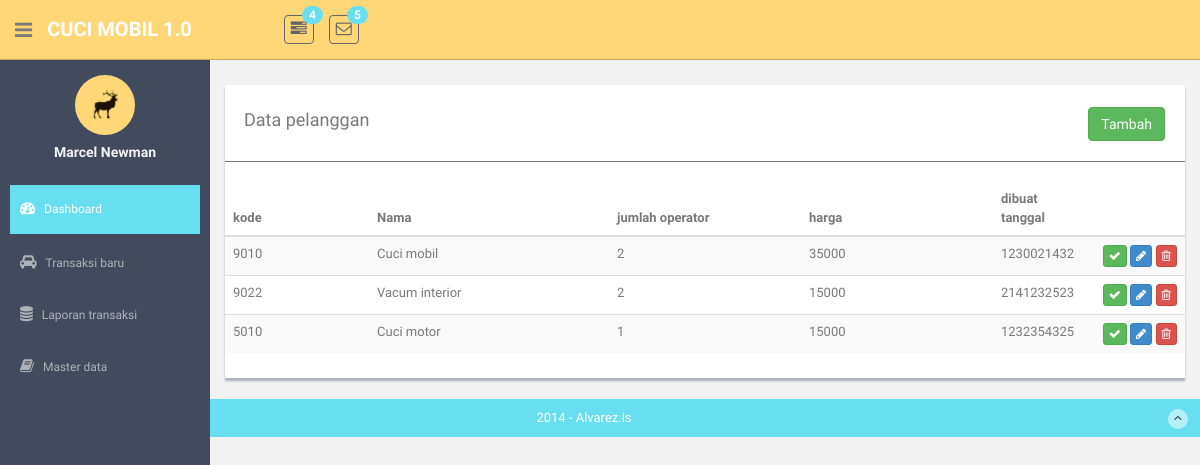
Page /services on the earlier database version.
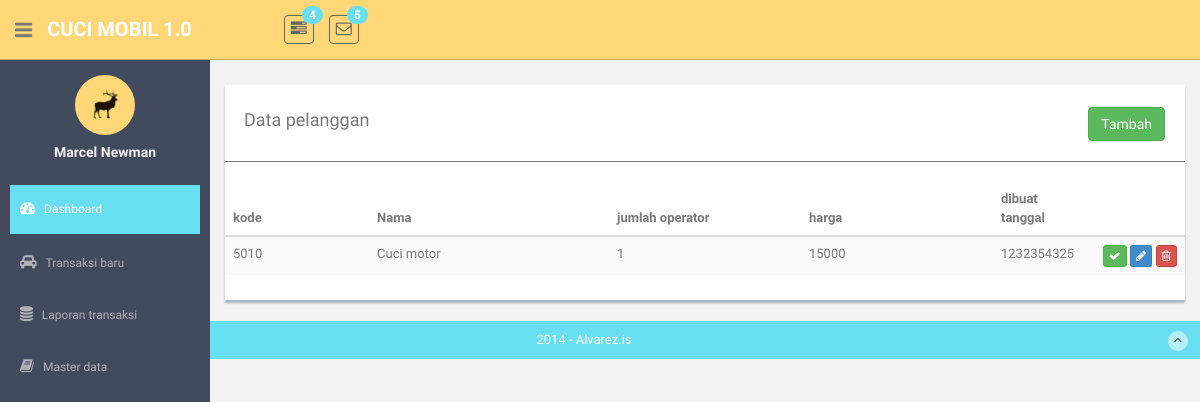
Same page on the later database version.
### model/Services.py (models this page shows)
class Services(Model):
    id = IntegerField()
    code = CharField()
    name = CharField()
    price = IntegerField()
    many_operators = IntegerField()
    created_on = CharField()
    class Meta:
        database = db

### routes_services.py (the view)
@app.route("/services", methods=["GET"])
def services():
    services = ServicesController.list_services()
    return render_template('references/services/services-list.html', services=services)

### controller/ServicesController.py (called while the page is built)
    @staticmethod
    def list_services():
        return Services.select()

### templates/references/services/services-list.html (shortened to what this page needs)
{% extends "layout.html" %}
{% block content %}
<div class="row mt">
      <div class="col-md-12">
          <div class="content-panel">
              <table class="table table-striped table-advance table-hover">
                <div >
                    <div style="float:left;"><h4>&nbsp; Data pelanggan</h4></div>
                    <div class="pull-right" style="padding-top:7px;padding-right:20px;">
                        <button class="btn btn-success " onclick="javscript:openModal(0)">Tambah</button>
                    </div>
                </div>
                <hr/>
                  <thead>
                  <tr>
                      <th width="15%"> kode</th>
                      <th width="25%"> Nama</th>
                      <th width="20%"> jumlah operator</th>
                      <th width="20%"> harga</th>
                      <th width="10%"> dibuat tanggal</th>
                      <th width="20%"></th>
                  </tr>
                  </thead>
                  <tbody>
                  {% for item in services %}
                  <tr>
                      <td>{{ item.code }} </td>
                      <td>{{ item.name }} </td>
                      <td>{{ item.many_operators }} </td>
                      <td>{{ item.price }} </td>
                      <td>{{ item.created_on }} </td>
                      <td align="right">
                          <button class="btn btn-success btn-xs"><i class="fa fa-check"></i></button>
                          <button class="btn btn-primary btn-xs"  onclick="javscript:openModal({{ item.id }})"><i class="fa fa-pencil"></i></button>
                          <button class="btn btn-danger btn-xs" onclick="javscript:deleteRecord({{ item.id }})"><i class="fa fa-trash-o "></i></button>
                      </td>
                  </tr>
                 {% endfor %}
                  </tbody>
              </table>
          </div>
      </div>
  </div>
{% endblock %}

### templates/layout.html (shortened to what this page needs)
<!DOCTYPE html>
<html lang="en">
  <head>
    <link href="assets/css/bootstrap.css" rel="stylesheet">
    <link href="assets/font-awesome/css/font-awesome.css" rel="stylesheet" />
    <link rel="stylesheet" type="text/css" href="assets/css/zabuto_calendar.css">
    <link rel="stylesheet" type="text/css" href="assets/js/gritter/css/jquery.gritter.css" />
    <link rel="stylesheet" type="text/css" href="assets/lineicons/style.css">
     <link rel="stylesheet" href="//code.jquery.com/ui/1.12.1/themes/base/jquery-ui.css">
    <link href="assets/css/style.css" rel="stylesheet">
    <link href="assets/css/style-responsive.css" rel="stylesheet">
  </head>
  <body>
  <section id="container" >
		{% include  "header.html" %}
      <aside>
		{% include  "nav.html" %}
      </aside>
      <section id="main-content">
          <section class="wrapper">
			  {% block content %}{% endblock %}
          </section>
      </section>
      <footer class="site-footer">
          <div class="text-center">
              2014 - Alvarez.is
              <a href="index.html#" class="go-top">
                  <i class="fa fa-angle-up"></i>
              </a>
          </div>
      </footer>
  </section>
  </body>
</html>

### templates/header.html (shortened to what this page needs)
<header class="header black-bg">
      <div class="sidebar-toggle-box">
          <div class="fa fa-bars tooltips" data-placement="right" data-original-title="Toggle Navigation"></div>
      </div>
    <a href="index.html" class="logo"><b>CUCI MOBIL 1.0</b></a>
    <div class="nav notify-row" id="top_menu">
        <ul class="nav top-menu">
            <li class="dropdown">
                <a data-toggle="dropdown" class="dropdown-toggle" href="index.html#">
                    <i class="fa fa-tasks"></i>
                    <span class="badge bg-theme">4</span>
                </a>
            </li>
            <li id="header_inbox_bar" class="dropdown">
                <a data-toggle="dropdown" class="dropdown-toggle" href="index.html#">
                    <i class="fa fa-envelope-o"></i>
                    <span class="badge bg-theme">5</span>
                </a>
            </li>
        </ul>
    </div>
</header>

### templates/nav.html (shortened to what this page needs)
<div id="sidebar"  class="nav-collapse ">
              <ul class="sidebar-menu" id="nav-accordion">
              	  <p class="centered"><a href="profile.html"><img src="assets/img/ui-sam.jpg" class="img-circle" width="60"></a></p>
              	  <h5 class="centered">Marcel Newman</h5>
                  <li class="mt">
                      <a class="active" href="index.html">
                          <i class="fa fa-dashboard"></i>
                          <span>Dashboard</span>
                      </a>
                  </li>
                  <li class="sub-menu">
                      <a  href="/transactions">
                          <i class="fa fa-car"></i>
                          <span>Transaksi baru</span>
                      </a>
                  </li>
                  <li class="sub-menu">
                      <a href="javascript:;" >
                          <i class="fa fa-database"></i>
                          <span>Laporan transaksi</span>
                      </a>
                  </li>
                  <li class="sub-menu">
                      <a href="javascript:;" >
                          <i class="fa fa-book"></i>
                          <span>Master data</span>
                      </a>
                  </li>
              </ul>
          </div>

Differences in the rows shown:
removed Services: code "9010", name "Cuci mobil", many_operators "2", price "35000", created_on "1230021432"
removed Services: code "9022", name "Vacum interior", many_operators "2", price "15000", created_on "2141232523"
